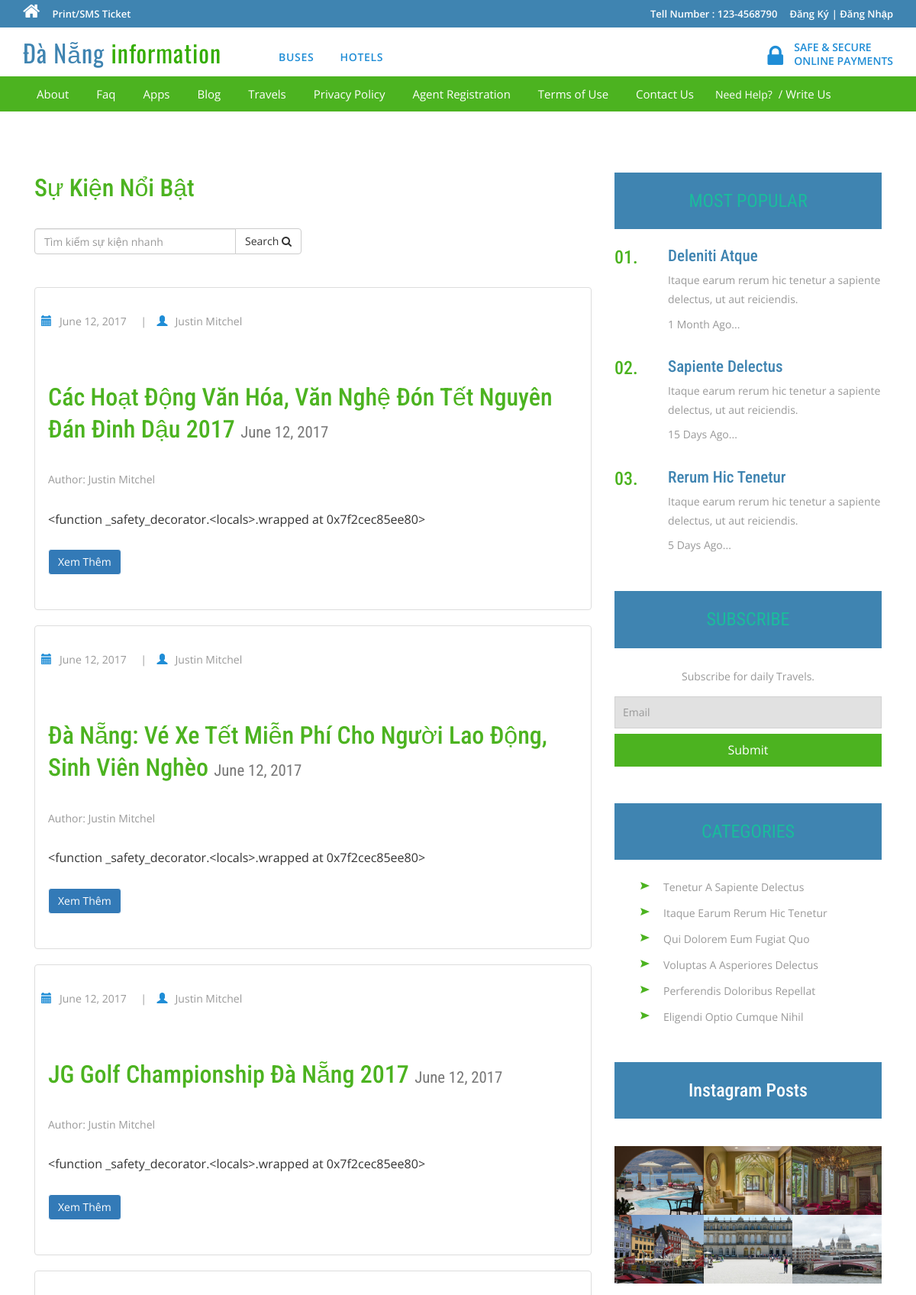
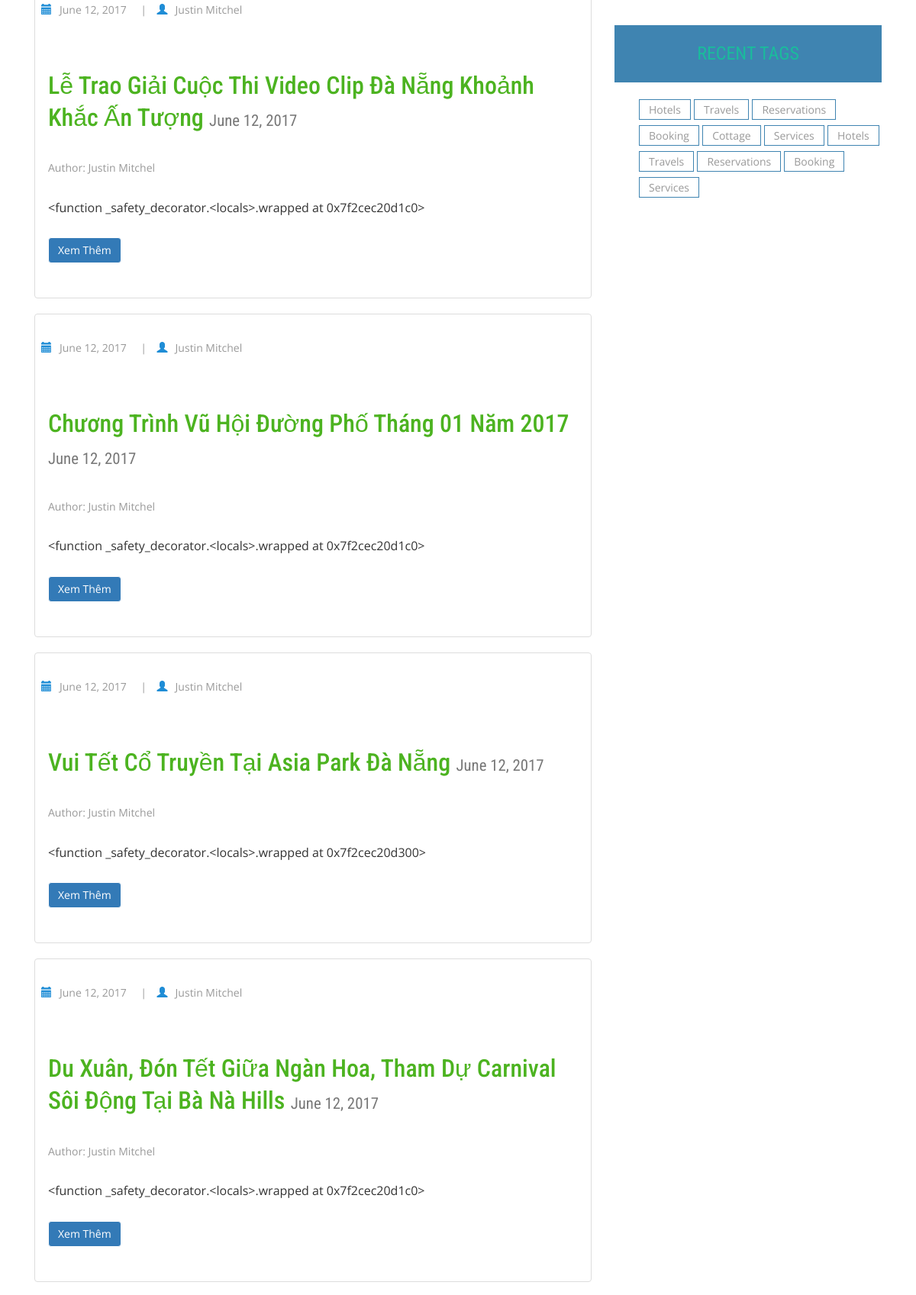
Page /post/ (upper part) on the committed database (2 pictures, top to bottom).
### posts/models.py (models this page shows, shortened)
class Post(models.Model):
    user = models.ForeignKey(settings.AUTH_USER_MODEL, default=1)
    title = models.CharField(max_length=120)
    slug = models.SlugField(unique=True)
    image = models.ImageField(upload_to=upload_location,
            null=True,
            blank=True,
            width_field="width_field",
            height_field="height_field")
    height_field = models.IntegerField(default=0)
    width_field = models.IntegerField(default=0)
    content = models.TextField()
    draft = models.BooleanField(default=False)
    publish = models.DateField(auto_now=False, auto_now_add=False)
    read_time = models.IntegerField(default=0) # models.TimeField(null=True, blank=True) #assume minutes
    updated = models.DateTimeField(auto_now=True, auto_now_add=False)
    timestamp = models.DateTimeField(auto_now=False, auto_now_add=True)
    is_browse = models.BooleanField(default=False)
    objects = PostManager()
    def get_absolute_url(self):
        return reverse("posts:detail", kwargs={"slug": self.slug})
    class Meta:
        ordering = ["-timestamp", "-updated"]
    def get_markdown(self):
        content = self.content
        markdown_text = markdown(content)
        return mark_safe(markdown_text)

### posts/views.py (the view, shortened to what this page needs)
def post_list(request):
	today = timezone.now().date()
	queryset_list = Post.objects.active().order_by("-timestamp")
	if request.user.is_staff or request.user.is_superuser:
		queryset_list = Post.objects.all()
	query = request.GET.get("q")
	paginator = Paginator(queryset_list, 8) # Show 25 contacts per page
	page_request_var = "page"
	page = request.GET.get(page_request_var)
	try:
		queryset = paginator.page(page)
	except PageNotAnInteger:
		queryset = paginator.page(1)
	except EmptyPage:
		queryset = paginator.page(paginator.num_pages)
	context = {
		"object_list": queryset,
		"title": "List",
		"page_request_var": page_request_var,
		"today": today,
	}
	return render(request, "event.html", context)

### posts/models.py (called while the page is built)
    def active(self, *args, **kwargs):
        return super(PostManager, self).filter(is_browse=True).filter(publish__lte=timezone.now())

### templates/event.html (shortened to what this page needs)
{% extends "base_index.html" %}
{%  load staticfiles %}
{% block renderbody %}
<div class="blog">
		<div class="container">
			<div class="col-md-8 blog-left">
				<div class="comments-list hover14 column animated wow fadeInUp animated" data-wow-duration="1200ms" data-wow-delay="500ms" style="visibility: visible; animation-duration: 1200ms; animation-delay: 500ms; animation-name: fadeInUp;">
					<h3><a href="single1.html">Sự kiện nổi bật</a></h3>
                        <div style="margin: 5px 0 0 0px">
                            <form method='GET' action='' class='row'>
                                    <div class='col-sm-6'>
                                        <div class='input-group'>
                                            <input class='form-control' type='text' name='q' placeholder='Tìm kiếm sự kiện nhanh' value='{{ request.GET.q }}'/>
                                            <span class='input-group-btn'>
                                                <button class='btn btn-default' type='submit'>Search <i class="fa fa-search"></i></button>
                                            </span>
                                        </div>
                                    </div>
                            </form>
                        </div>
                    <br>
                    {% for obj in object_list %}
                    <div class="row">
                      <div class="col-sm-12">
                        <div class="thumbnail">
							<ul>
								<li><span class="glyphicon glyphicon-calendar" aria-hidden="true"></span>{{ obj.publish }}</li>
								<li>{% if obj.user.get_full_name %}<i>|</i><a href="#"><span class="glyphicon glyphicon-user" aria-hidden="true"></span>{{ obj.user.get_full_name }}</p>{% endif %}</a></li>
							</ul>
                          <div class="caption post-detail-item">
                            <h3><a href='{{ obj.get_absolute_url }}'>{{ obj.title }}</a> <small>{{ obj.publish }}</small></h3>
                            {% if obj.user.get_full_name %}<p>Author: {{ obj.user.get_full_name }}</p>{% endif %}
                            {{ obj.get_markdown|truncatechars_html:120 }}
                            <p><a href="{{ obj.get_absolute_url }}" class="btn btn-primary" role="button">Xem Thêm</a></p>
                          </div>
                        </div>
                      </div>
                    </div>
                    {% endfor %}
				</div>
			</div>
			<div class="col-md-4 blog-right">
				<div class="popular animated wow fadeInUp animated" data-wow-duration="1200ms" data-wow-delay="500ms" style="visibility: visible; animation-duration: 1200ms; animation-delay: 500ms; animation-name: fadeInUp;">
					<h3>Most Popular</h3>
					<div class="popular-grid">
						<div class="popular-left">
							<h4>01.</h4>
						</div>
						<div class="popular-right">
							<h5><a href="single1.html">deleniti atque</a></h5>
							<p>Itaque earum rerum hic tenetur a sapiente delectus, ut aut
								reiciendis.<span>1 Month Ago...</span></p>
						</div>
						<div class="clearfix"> </div>
					</div>
					<div class="popular-grid">
						<div class="popular-left">
							<h4>02.</h4>
						</div>
						<div class="popular-right">
							<h5><a href="single1.html">sapiente delectus</a></h5>
							<p>Itaque earum rerum hic tenetur a sapiente delectus, ut aut
								reiciendis.<span>15 Days Ago...</span></p>
						</div>
						<div class="clearfix"> </div>
					</div>
					<div class="popular-grid">
						<div class="popular-left">
							<h4>03.</h4>
						</div>
						<div class="popular-right">
							<h5><a href="single1.html">rerum hic tenetur</a></h5>
							<p>Itaque earum rerum hic tenetur a sapiente delectus, ut aut
								reiciendis.<span>5 Days Ago...</span></p>
						</div>
						<div class="clearfix"> </div>
					</div>
				</div>
				<div class="subscribe animated wow fadeInUp animated" data-wow-duration="1200ms" data-wow-delay="500ms" style="visibility: visible; animation-duration: 1200ms; animation-delay: 500ms; animation-name: fadeInUp;">
					<h3>Subscribe</h3>
					<p>Subscribe for daily Travels.</p>
					<form>
						<input type="email" value="Email" onfocus="this.value = '';" onblur="if (this.value == '') {this.value = 'Email';}" required="">
						<input type="submit" value="Submit">
					</form>
				</div>
				<div class="categories animated wow fadeInUp animated" data-wow-duration="1200ms" data-wow-delay="500ms" style="visibility: visible; animation-duration: 1200ms; animation-delay: 500ms; animation-name: fadeInUp;">
					<h3>Categories</h3>
					<ul>
						<li><a href="single1.html">tenetur a sapiente delectus</a></li>
						<li><a href="single1.html">Itaque earum rerum hic tenetur</a></li>
						<li><a href="single1.html">qui dolorem eum fugiat quo</a></li>
						<li><a href="single1.html">voluptas a asperiores delectus</a></li>
						<li><a href="single1.html">perferendis doloribus repellat</a></li>
						<li><a href="single1.html">eligendi optio cumque nihil</a></li>
					</ul>
				</div>
				<div class="instagram animated wow fadeInUp animated" data-wow-duration="1200ms" data-wow-delay="500ms" style="visibility: visible; animation-duration: 1200ms; animation-delay: 500ms; animation-name: fadeInUp;">
					<h2>Instagram Posts</h2>
					<div class="instagram-grids">
						<div class="instagram-grid">
							<a href="single1.html"><img src="images/h2.jpg" alt=" " class="img-responsive"></a>
						</div>
						<div class="instagram-grid">
							<a href="single1.html"><img src="images/h3.jpg" alt=" " class="img-responsive"></a>
						</div>
						<div class="instagram-grid">
							<a href="single1.html"><img src="images/h4.jpg" alt=" " class="img-responsive"></a>
						</div>
						<div class="instagram-grid">
							<a href="single1.html"><img src="images/c3.jpg" alt=" " class="img-responsive"></a>
						</div>
						<div class="instagram-grid">
							<a href="single1.html"><img src="images/c4.jpg" alt=" " class="img-responsive"></a>
						</div>
						<div class="instagram-grid">
							<a href="single1.html"><img src="images/c5.jpg" alt=" " class="img-responsive"></a>
						</div>
					</div>
				</div>
				<div class="tags animated wow fadeInUp animated" data-wow-duration="1200ms" data-wow-delay="500ms" style="visibility: visible; animation-duration: 1200ms; animation-delay: 500ms; animation-name: fadeInUp;">
					<h3>Recent Tags</h3>
					<ul>
						<li>
							<a href="single1.html">Hotels</a>
						</li>
						<li>
							<a href="single1.html">Travels</a>
						</li>
						<li>
							<a href="single1.html">Reservations</a>
						</li>
						<li>
							<a href="single1.html">Booking</a>
						</li>
						<li>
							<a href="single1.html">Cottage</a>
						</li>
						<li>
							<a href="single1.html">Services</a>
						</li>
						<li>
							<a href="single1.html">Hotels</a>
						</li>
						<li>
							<a href="single1.html">Travels</a>
						</li>
						<li>
							<a href="single1.html">Reservations</a>
						</li>
						<li>
							<a href="single1.html">Booking</a>
						</li>
						<li>
							<a href="single1.html">Services</a>
						</li>
					</ul>
				</div>
			</div>
		</div>
	</div>
{% endblock %}

### templates/base_index.html (shortened to what this page needs)
<!DOCTYPE html>
{% load staticfiles %}
{% load crispy_forms_tags %}
<html>
<head>
<link href="{% static 'css/bootstrap.css' %}" rel='stylesheet' type='text/css' />
<link href="{% static 'css/style.css' %}" rel='stylesheet' type='text/css' />
<link href="{% static 'css/font-awesome.css' %}" rel="stylesheet %}">
	<link href="{% static 'event/style.css' %}" rel='stylesheet' type='text/css' />
</head>
<body>
<div class="top-header">
	<div class="container">
		<ul class="tp-hd-lft wow fadeInLeft animated" data-wow-delay="0.5s">
			<li class="hm"><a href="{% url 'index:index' %}"><i class="fa fa-home"></i></a></li>
			<li class="prnt"><a href="javascript:window.print()">Print/SMS Ticket</a></li>
		</ul>
		<ul class="tp-hd-rgt wow fadeInRight animated" data-wow-delay=".5s">
			<li class="tol">Tell Number : 123-4568790</li>
			{% if not request.user.is_authenticated %}
			<li class="sig"><a href="{% url 'register' %}"  >Đăng Ký</a></li>
			<li class="sigi"><a href='{% url "login" %}' > | Đăng Nhập</a></li>
			{% else %}
			<li class="sigi">Khách Hàng : {{ user.last_name }} | </li>
			<li><a href='{% url "logout" %}' data-target="#myModal4"> Đăng Xuất</a></li>
			{% endif %}
        </ul>
		<div class="clearfix"></div>
	</div>
</div>
<div class="header">
	<div class="container">
		<div class="logo wow fadeInDown animated" data-wow-delay="4555.5s">
			<a href="{% url 'index:index' %}">Đà Nẵng<span> information</span></a>
		</div>
		<div class="bus wow fadeInUp animated" data-wow-delay=".5s">
            <a href="index.html" class="buses active">BUSES</a>
            <a href="hotels.html">HOTELS</a>
        </div>
		<div class="lock fadeInDown animated" data-wow-delay=".5s">
			<li>
              <i class="fa fa-lock"></i>
            </li>
            <li>
              <div class="securetxt">SAFE &amp; SECURE<br> ONLINE PAYMENTS</div>
            </li>
		</div>
		<div class="clearfix"></div>
	</div>
</div>
<div class="footer-btm wow fadeInLeft animated" data-wow-delay=".5s">
	<div class="container">
	<div class="navigation">
			<nav class="navbar navbar-default">
				<div class="collapse navbar-collapse nav-wil" id="bs-example-navbar-collapse-1">
					<nav class="cl-effect-1">
						<ul class="nav navbar-nav">
							<li><a href="about.html">About</a></li>
								<li><a href="faq.html">Faq</a></li>
								<li><a href="apps.html">Apps</a></li>
								<li><a href="blog.html">Blog</a></li>
								<li><a href="travels.html">Travels</a></li>
								<li><a href="privacy.html">Privacy Policy</a></li>
								<li><a href="agent.html">Agent Registration</a></li>
								<li><a href="terms.html">Terms of Use</a></li>
								<li><a href="contact.html">Contact Us</a></li>
								<li>Need Help?<a href="#" data-toggle="modal" data-target="#myModal3"> / Write Us </a>  </li>
								<div class="clearfix"></div>
						</ul>
					</nav>
				</div>
			</nav>
		</div>
	</div>
</div>
    {% block renderbody %}
    {% endblock %}
</body>
</html>

### static/event/style.css (style rules this page uses)
.nav > li > a { padding:13.3px 19.9px; }
.input-group { margin-bottom: 20px; }
.thumbnail { padding: 8px !important; }
.btn-primary { border-color: #fff !important; }
.blog-right h3, .response h4, .coment-form h4 { color: #1ABC9C; margin: 0 0 1em; font-size: 1.5em; font-weight: 400; text-transform: uppercase; }
.blog-right ul { padding:0 0 0 2em; margin:0; }
.blog-right ul li { margin:0 0 0.7em; }
.blog-right ul li a { font-size:14px; color:#999; text-decoration: none; font-weight:400; }

### rows in the picture
Post: publish "June 12, 2017", user.get_full_name "Justin Mitchel", title "Các Hoạt Động Văn Hóa, Văn Nghệ Đón Tết Nguyên Đán Đinh Dậu 2017", get_markdown "<function _safety_decorator.<locals>.wrapped at 0x7f2cec85ee80>"
Post: publish "June 12, 2017", user.get_full_name "Justin Mitchel", title "Đà Nẵng: Vé Xe Tết Miễn Phí Cho Người Lao Động, Sinh Viên Nghèo", get_markdown "<function _safety_decorator.<locals>.wrapped at 0x7f2cec85ee80>"
Post: publish "June 12, 2017", user.get_full_name "Justin Mitchel", title "JG Golf Championship Đà Nẵng 2017", get_markdown "<function _safety_decorator.<locals>.wrapped at 0x7f2cec85ee80>"
Post: publish "June 12, 2017", user.get_full_name "Justin Mitchel", title "Lễ Trao Giải Cuộc Thi Video Clip Đà Nẵng Khoảnh Khắc Ấn Tượng", get_markdown "<function _safety_decorator.<locals>.wrapped at 0x7f2cec20d1c0>"
Post: publish "June 12, 2017", user.get_full_name "Justin Mitchel", title "Chương Trình Vũ Hội Đường Phố Tháng 01 Năm 2017", get_markdown "<function _safety_decorator.<locals>.wrapped at 0x7f2cec20d1c0>"
Post: publish "June 12, 2017", user.get_full_name "Justin Mitchel", title "Vui Tết Cổ Truyền Tại Asia Park Đà Nẵng", get_markdown "<function _safety_decorator.<locals>.wrapped at 0x7f2cec20d300>"
Post: publish "June 12, 2017", user.get_full_name "Justin Mitchel", title "Du Xuân, Đón Tết Giữa Ngàn Hoa, Tham Dự Carnival Sôi Động Tại Bà Nà Hills", get_markdown "<function _safety_decorator.<locals>.wrapped at 0x7f2cec20d1c0>"
